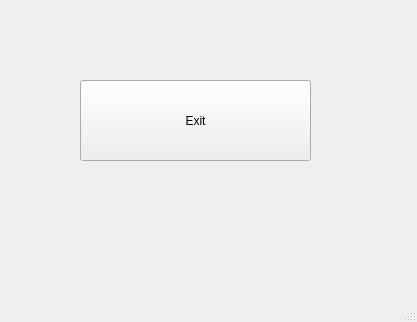
<?xml version="1.0" encoding="UTF-8"?>
<ui version="4.0">
 <class>MainWindow</class>
 <widget class="QMainWindow" name="MainWindow">
  <property name="geometry">
   <rect>
    <x>0</x>
    <y>0</y>
    <width>417</width>
    <height>322</height>
   </rect>
  </property>
  <property name="windowTitle">
   <string>MainWindow</string>
  </property>
  <widget class="QWidget" name="centralwidget">
   <widget class="QPushButton" name="exit_button">
    <property name="geometry">
     <rect>
      <x>80</x>
      <y>80</y>
      <width>231</width>
      <height>81</height>
     </rect>
    </property>
    <property name="text">
     <string>Exit</string>
    </property>
   </widget>
  </widget>
  <widget class="QMenuBar" name="menubar">
   <property name="geometry">
    <rect>
     <x>0</x>
     <y>0</y>
     <width>417</width>
     <height>21</height>
    </rect>
   </property>
  </widget>
  <widget class="QStatusBar" name="statusbar"/>
 </widget>
 <resources/>
 <connections/>
</ui>
